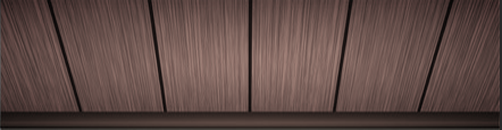
#> input picture COMP1005 Fundamentals of Programming/FOP_Assignment_21473719/workDir/stage2.1.png, 502 x 130 px
$ python testingAll.py   (older library calls are emulated)
#> lines starting #> are read from the running program, lines starting #| are printed output that depends on the picture
### COMP1005 Fundamentals of Programming/FOP_Assignment_21473719/workDir/plots.py
"""
plots.py - generates the main stage plot that contains the axes that all other classes use to plot onto.
Allows for other classes to access the attributes of an instance of this class.

edits:
18/5/23 - added generate_stage class and implemented functionality
"""


import matplotlib.pyplot as plt

class generate_stage():
    """
    creates the subplots required for other functions to plot their stage features.
    See documentation and report for diagram.

    """
    def __init__(self) -> None:
        self.fig = plt.figure(figsize=(10, 10))
        self.gs = self.fig.add_gridspec(3, 3,  width_ratios=(1,10,1), height_ratios=(1, 10, 1), wspace=0.05, hspace =0.05)

        self.top = self.fig.add_subplot(self.gs[0, 1])
        self.left = self.fig.add_subplot(self.gs[1, 0])
        self.centre = self.fig.add_subplot(self.gs[1, 1], sharex=self.top, sharey=self.left)
        self.right = self.fig.add_subplot(self.gs[1, 2], sharex=self.left, sharey=self.left)
        self.bottom = self.fig.add_subplot(self.gs[2, 1], sharex=self.top, sharey=self.top)

        for side in [self.top, self.left, self.right, self.bottom]:
            side.set_facecolor('black')

        for c, ax in enumerate([self.top, self.left]):  # set up correct axis size and remove axis ticks. Using a for loop to avoid repitive lines
            ax.set_xticks([])
            ax.set_yticks([])
            ax.set_xlim(0, [500,50][c])
            ax.set_ylim(0, [50,500][c])

        self.transData = self.centre.transData

### COMP1005 Fundamentals of Programming/FOP_Assignment_21473719/workDir/images.py
"""
images.py - Contains classes that render images on the screen such as stage, backdrop, and band
Credits - Band animation frames taken from https://en.picmix.com/stamp/Music-Rock-n-Roll-bp-1526520
other   - The following code was used to grab the original downloaded frames, and resize/rotate them
          For use in the assignment:
               a = Image.open('bandFrames/{filename}')
               a = a.resize((307, 175), Image.ANTIALIAS)
               a = a.rotate(180, PIL.Image.NEAREST, expand = 1)
               a = a.save("bandFrames/{filename}")

edits:
15/5/23 - Created bandAnimate, renderStage and renderBackDrop. Finished writing them in the same day.

"""
import matplotlib.pyplot as plt
import matplotlib as mpl

class bandAnimate():
    """class used to create an imshow object which displays the band frame images, and then update the frame, to create
     the illusion of a moving image."""
    def __init__(self, stage):
        self.axis = stage.centre
        self.F1 = plt.imread('bandFrames/F1.png')
        self.F2 = plt.imread('bandFrames/F2.png')
        self.F3 = plt.imread('bandFrames/F3.png')

        self.transform = mpl.transforms.Affine2D().translate(95, 105) # the translation object that stores translation data used to move image

        self.frames = [self.F1, self.F2, self.F3] # save objects to a list to iterate over
        self.speed = 4 # band frame will update every self.speed frames
        self.count = 1 # self.count updates every time the band frame updates, then modulo divided by the amount of unique band frames (3) to
                       # index self.frames, subsequently looping through each frame infinitely

        self.imgplot = self.axis.imshow(self.frames[0], zorder = 2)
        self.imgplot.set_transform(self.transform + self.axis.transData) # positions the band on the correct spot on the stage


    # [10 lines left out: functions nextFrame, changeSpeed, not called in this run]

def renderStage(stage):
    """renders the stage that is below the performers."""
    stg = plt.imread('stage2.1.png')
    stagePlot = stage.centre.imshow(stg, origin="lower", zorder=10)

def renderBackDrop(stage):
    """renders the backdrop that is behind the performers."""
    bd = plt.imread('backdrop.png')

    backdrop = stage.centre.imshow(bd, zorder=0)

    transform = mpl.transforms.Affine2D().translate(0, 130)
    backdrop.set_transform(transform + stage.centre.transData)


### COMP1005 Fundamentals of Programming/FOP_Assignment_21473719/workDir/lights.py
"""
lights.py - Contains class that set up and control lights for main.py

edits:
30/4/23 - set up light and lightSeries classes.
 1/5/23 - added colour changing functionality to lightSeries
        - modified class light() such that each attribute is a
          data object that contains the information for each object
          that is to be plotted. Essentially allowing support for use
          with matplotlib.animation.FuncAnimation
 2/5/23 - added functionality for setIntensity and setFocus
 4/5/23 - added functionality for setDirection
        - modified class light() to include two more attributes, self.centre and self.width
          to allow for current position of beam to be updated and accessed, allowing for setDirection and
          setFocus to work together properly
        - modified setDirection to allow for light.beam, or the polygon object, to pivot around its anchor point,
          allowing for proper rotation of the light instead of replotting the light beam based off different
          positions along the x-axis.
        - removed self.centre and self.width from class light() as the implementation of the polygon rotation means
          it is not required to have all points of the polygon saved.
        - Ready to use as of 4/5/23
19/5/23 - added support for adding lights on the bottom of the stage

"""

import matplotlib.pyplot as plt
import numpy as np
import matplotlib as mpl

class light():
    """ Class for an individual light. Takes starting positions and axis, sets up light source (patches.circle object),
    and light beam (pyplot.fill object). These should be edited via the light_series class.
    sourcePozzie should be the horizontal position of the light, 0 to 500

    stage should be an instance of the generate_stage class

    colour... surely you know what that is, but it has to be a string

    side is either 't' or 'b', indicating whether the light is at the top or the bottom of the stage.

    returns the light beam object and the light source object.
    """
    def __init__(self, sourcePozzie, stage, colour, side):
        self.sourcePozzie = sourcePozzie

        circle = plt.Circle([self.sourcePozzie, 25], 20, color=colour, alpha=0.5) # set up the patches.circle object, allowing
                                                                  # for colour to be changed later
        self.stage = stage
        self.side = side

        if side == 't':
            self.source = stage.top.add_patch(circle)
            self.yPositions = [510, 510, -75, -75]
            zorder = 3
        elif side == 'b':
            self.source = stage.bottom.add_patch(circle)
            self.yPositions = [-10, -10, 650, 650]
            zorder = 12
        else: raise NameError("side must be either 't' or 'b'")

        self.angle = 0
        self.beam, = stage.centre.fill([self.sourcePozzie-10, self.sourcePozzie+10, self.sourcePozzie+50, self.sourcePozzie-50],
                                   self.yPositions, color=colour, alpha=0.5, zorder=zorder) # set up pyplot.fill object, allowing for direction,
                                                                              # width and colour to be changed later.


class lightSeries():
    """Class for a whole series of lights. Takes an array of all light objects
    and each method is used to adjust the property of selected lights, using indexing.

    If you are creating light objects on the bottom of the stage, consider putting them in a different instance of this class

    To changew all lights at a time without having to pass a list of 0 through 8 every time,
    type 'all' in the indexes argument. Otherwise pass a list of each light index that is to be changed."""
    def __init__(self, series):
        self.series = series # an array of all light objects
        try:
            for item in series:
                if item.angle == 0: # This will raise an error if any of the items in the list aren't an instance of the light class.
                    pass
        except:
            raise TypeError('The argument must be a list of light objects.')


    # [53 lines left out: functions ifAll, setIntensity, setColour, setDirection, setFocus, not called in this run]

### COMP1005 Fundamentals of Programming/FOP_Assignment_21473719/workDir/extras.py
"""
extras.py - contains classes for any extra functionality for the animation

edits:
18/5/23 - added laser class
19/5/23 - refactored laser class to allow for higher flexibility with adjusting properties.
          Due to the need to focus on the things that actually get me marks, like the report, I won't be adding functionality
          to manipulate individual lasers.
        - added laserSeries class
"""
import matplotlib.pyplot as plt
import numpy as np
import matplotlib as mpl
import matplotlib.collections as cs

class laser():
    """Set up a laser object to manipulate.

    side can be either 'l' or 'r', indicating the laser can be placed on either the right or the left side of the stage.

    stage should be an instance of the generate_stage class.

    sourceHeight should be between 0 and 500.

    split should be between 1 and 20, indicates how many lasers are coming out of the one source

    spread is the angle between each light beam, should be between 5 and 60 degrees"""
    def rotate(self, angle):
        '''is only ever called in the background. Not needed by user. Correctly splits the lights and then adjusts the angle of all lights.'''
        for c, y in enumerate(np.linspace(-self.spread, self.spread, self.split)):
            a = mpl.transforms.Affine2D().rotate_deg_around(self.pos[0], self.sourceHeight, float(y + angle))
            self.lasers[c].set_transform(a + self.stage.transData)

    def __init__(self, stage, side, sourceHeight, colour, split, spread):
        self.side = side
        self.stage = stage
        self.colour = colour
        self.spread = spread
        self.sourceHeight = sourceHeight
        self.split = split

        sources = [(x, sourceHeight + y) for x in [25,38,12] for y in [0, 13, -13]]
        sizes = np.ones(9) * 30

        # plot the laser sources
        if side == 'l':
            self.pos = np.array([0, 700])
            self.collection = cs.CircleCollection(sizes, offsets=sources, transOffset=stage.left.transData, color=colour)
            stage.left.add_collection(self.collection)

        elif side == 'r':
            self.pos = np.array([500, -200])
            self.collection = cs.CircleCollection(sizes, offsets=sources, transOffset=stage.right.transData, color=colour)
            stage.right.add_collection(self.collection)

        else:
            raise NameError("side must be either 'l' or 'r'")

        # plot the lasers
        z = np.ones((2, split))*sourceHeight
        self.lasers = stage.centre.plot(self.pos, z, color = self.colour, zorder=8)

        self.rotate(0)


class laserSeries():
    '''class used to adjust the lasers. Only supports adjusting colour and direction of all lasers at once.
    to change number of lights, delete the laser object and make a new one.'''
    def __init__(self, allLasers):
        self.allLasers = allLasers
        self.state = True
        try:
            for item in allLasers:
                if item.side == 'l' or item.side == 'r': # This will raise an error if any of the items in the list aren't an instance of the laser class.
                    pass
        except:
            raise TypeError('The argument must be a list of laser objects.')

    # [18 lines left out: functions setColour, setDirection, toggle, not called in this run]


### COMP1005 Fundamentals of Programming/FOP_Assignment_21473719/workDir/smoke.py
"""
Smoke.py - Contains class that sets up smoke source and performs diffusion calculation, via Moore Neighbourhood.

edits:
 7/5/23 - set up source for smoke machine and initial calculation
11/5/23 - after many attempts at implementing a smoke update function that is fast enough for the purposes of animation,
          one has finally been found. It invovled shifting the values in self.air by 1, in all directions, and saving each
          one in an array, then performing operations on those arrays. That is faster than any iterative method.
15/5/23 - That was the most unrealistic simulation of smoke I've ever seen. This next method will be much better.
21/5/23 - As you can see in the time between this entry and the last one, making a smoke machine using Moore Neighbourhood was hard.
          But I did it. See the report for explanations.
        - Refactored code to work with the rest of the program
22/5/23 - added support for setting up the smoke machine on either the left or the right side.
"""
import numpy as np
import matplotlib.pyplot as plt
import matplotlib as mpl

class smokeMachine():
    def __init__(self, stage, side, state=True):
        """Renders a smoke effect onto the stage.

        stage should be an instance of generate_stage

        side should be the side of the stage you want the smoke machine positioned.

        State is whether the smoke machine is off or on. On by default.
        DO NOT add more than one smoke machine in a plot. Just don't."""

        self.state = state
        self.size = 50 # the resolution of the image, each 'pixel' is a space where a smoke particle can go.
        self.air = np.zeros((self.size+30,self.size+20))
        self.max = 10

        circle = plt.Circle([25, 170], 20, color='grey')

        self.side = side
        if side == 'l':
            self.air[11,10] = self.max
            self.source = stage.left.add_patch(circle)
        elif side == 'r':
            self.air[11,59] = self.max
            self.source = stage.right.add_patch(circle)
        else:
            raise NameError("side must be either 'l' or 'r'")

        # change the colourmap so that "zero" values are completely transparent
        grey = mpl.cm.get_cmap('Greys', 256)
        newcolours = grey(np.linspace(0,0.5,256))
        # make transparency colourmap
        transparentCmap = mpl.colors.LinearSegmentedColormap.from_list('transparent', newcolours, 256)
        transparentCmap._init()
        alphas = np.linspace(0, 1, transparentCmap.N+3) # create alpha array
        transparentCmap._lut[:,-1] = alphas # fill colourmap with alpha array to make the cmap transparent


        upscale = np.kron(self.air[0:51, 10:61], np.ones((10,10))) # upscale 50x50 array to 500x500
        self.smoke = stage.centre.imshow(upscale, interpolation='none', cmap=transparentCmap, alpha=1, zorder=20)


    # [36 lines left out: function nextFrame, not called in this run]

### COMP1005 Fundamentals of Programming/FOP_Assignment_21473719/workDir/testingAll.py
from plots import generate_stage
from smoke import smokeMachine
from images import bandAnimate, renderBackDrop, renderStage
from lights import light, lightSeries
from extras import laser, laserSeries
from matplotlib.animation import FuncAnimation
import matplotlib.pyplot as plt
import numpy as np

def init():
    stage = generate_stage()

    renderStage(stage)
#> in renderStage, stg is the input picture: shape (130, 502, 4) float32; mean R, G, B, A 0.373, 0.29, 0.273, 1
    band = bandAnimate(stage)
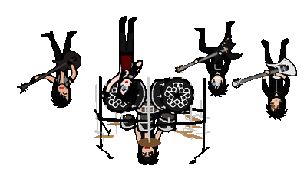
#> input picture COMP1005 Fundamentals of Programming/FOP_Assignment_21473719/workDir/bandFrames/F1.png, 307 x 175 px
#> in __init__, self.F1 is the input picture: shape (175, 307, 4) float32; mean R, G, B, A 0.0509, 0.0459, 0.0432, 0.223
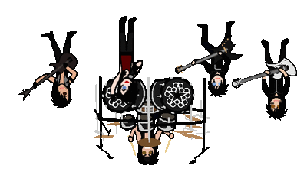
#> input picture COMP1005 Fundamentals of Programming/FOP_Assignment_21473719/workDir/bandFrames/F2.png, 307 x 175 px
#> in __init__, self.F2 is the input picture: shape (175, 307, 4) float32; mean R, G, B, A 0.0524, 0.0472, 0.044, 0.225
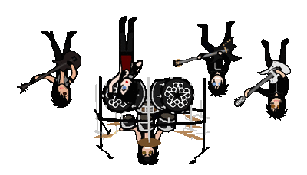
#> input picture COMP1005 Fundamentals of Programming/FOP_Assignment_21473719/workDir/bandFrames/F3.png, 307 x 175 px
#> in __init__, self.F3 is the input picture: shape (175, 307, 4) float32; mean R, G, B, A 0.0508, 0.0459, 0.0429, 0.223
    lightObjects = np.empty(8, dtype=object)
    for c, lightPosition in enumerate(np.linspace(40,460,8)):
        lightObjects[c] = light(lightPosition, stage, 'purple', 't')
    allLights = lightSeries(lightObjects)
    allLasers = laserSeries([laser(stage, 'l', 400, 'blue', 5, 50), laser(stage, 'r', 400, 'blue', 5, 50)])
    renderBackDrop(stage)
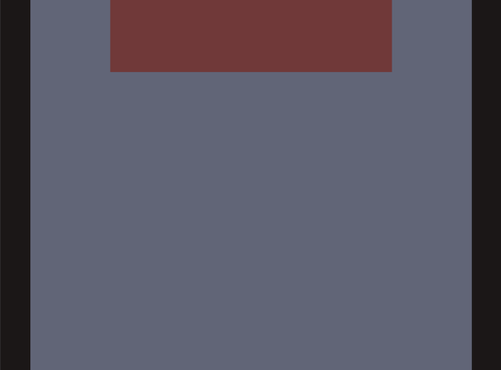
#> input picture COMP1005 Fundamentals of Programming/FOP_Assignment_21473719/workDir/backdrop.png, 501 x 370 px
#> in renderBackDrop, bd is the input picture: shape (370, 501, 4) float32; mean R, G, B, A 0.354, 0.34, 0.395, 1
    bLight1 = light(100, stage, 'blue', 'b')
    bLight2 = light(400, stage, 'blue', 'b')
    bottomLights = lightSeries([bLight1, bLight2])

    smokeLeft = smokeMachine(stage, 'l')
    renderStage(stage)
    return smokeLeft,band,allLasers,allLights

s, b, l, lighht = init()
for x in range(1000):
#> (the run stopped early here; a loop or call above may not have finished)
